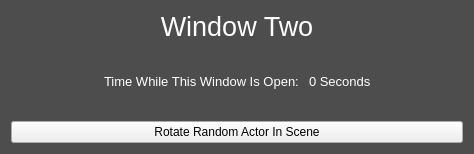
<?xml version="1.0" encoding="UTF-8"?>
<ui version="4.0">
 <class>Form</class>
 <widget class="QWidget" name="Form">
  <property name="geometry">
   <rect>
    <x>0</x>
    <y>0</y>
    <width>474</width>
    <height>154</height>
   </rect>
  </property>
  <property name="windowTitle">
   <string>Form</string>
  </property>
  <property name="styleSheet">
   <string notr="true">QWidget#Form {
	background-color:#4d4d4d;
	color:white;
}</string>
  </property>
  <layout class="QVBoxLayout" name="verticalLayout_2">
   <item>
    <widget class="QLabel" name="lbl_Title">
     <property name="font">
      <font>
       <pointsize>20</pointsize>
      </font>
     </property>
     <property name="styleSheet">
      <string notr="true">color:white;</string>
     </property>
     <property name="text">
      <string>Window Two</string>
     </property>
     <property name="alignment">
      <set>Qt::AlignCenter</set>
     </property>
    </widget>
   </item>
   <item>
    <spacer name="vSpacer_Top">
     <property name="orientation">
      <enum>Qt::Vertical</enum>
     </property>
     <property name="sizeHint" stdset="0">
      <size>
       <width>20</width>
       <height>40</height>
      </size>
     </property>
    </spacer>
   </item>
   <item>
    <layout class="QHBoxLayout" name="horizontalLayout">
     <item>
      <spacer name="horizontalSpacer">
       <property name="orientation">
        <enum>Qt::Horizontal</enum>
       </property>
       <property name="sizeHint" stdset="0">
        <size>
         <width>40</width>
         <height>20</height>
        </size>
       </property>
      </spacer>
     </item>
     <item>
      <widget class="QLabel" name="label">
       <property name="font">
        <font>
         <pointsize>10</pointsize>
        </font>
       </property>
       <property name="styleSheet">
        <string notr="true">color: white;</string>
       </property>
       <property name="text">
        <string>Time While This Window Is Open: </string>
       </property>
      </widget>
     </item>
     <item>
      <widget class="QLabel" name="lbl_Seconds">
       <property name="font">
        <font>
         <pointsize>10</pointsize>
        </font>
       </property>
       <property name="styleSheet">
        <string notr="true">color: white;</string>
       </property>
       <property name="text">
        <string>0 Seconds</string>
       </property>
      </widget>
     </item>
     <item>
      <spacer name="horizontalSpacer_2">
       <property name="orientation">
        <enum>Qt::Horizontal</enum>
       </property>
       <property name="sizeHint" stdset="0">
        <size>
         <width>40</width>
         <height>20</height>
        </size>
       </property>
      </spacer>
     </item>
    </layout>
   </item>
   <item>
    <spacer name="verticalSpacer">
     <property name="orientation">
      <enum>Qt::Vertical</enum>
     </property>
     <property name="sizeHint" stdset="0">
      <size>
       <width>20</width>
       <height>40</height>
      </size>
     </property>
    </spacer>
   </item>
   <item>
    <widget class="QPushButton" name="button_RotateRandom">
     <property name="text">
      <string>Rotate Random Actor In Scene</string>
     </property>
    </widget>
   </item>
  </layout>
 </widget>
 <resources/>
 <connections/>
</ui>
